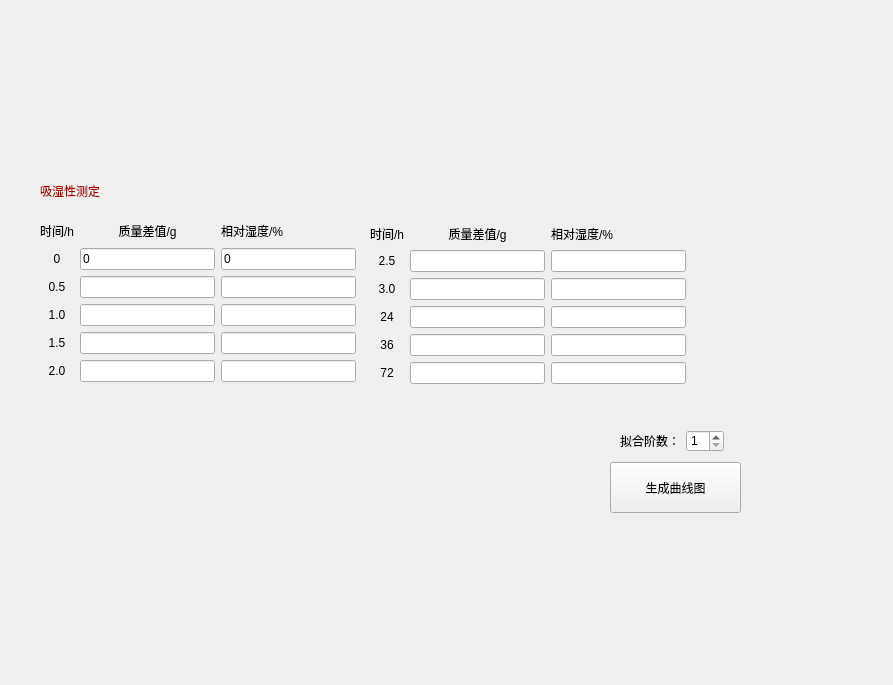
<?xml version="1.0" encoding="UTF-8"?>
<ui version="4.0">
 <class>Form</class>
 <widget class="QWidget" name="Form">
  <property name="geometry">
   <rect>
    <x>0</x>
    <y>0</y>
    <width>893</width>
    <height>685</height>
   </rect>
  </property>
  <property name="windowTitle">
   <string>Form</string>
  </property>
  <widget class="QLabel" name="label">
   <property name="geometry">
    <rect>
     <x>40</x>
     <y>180</y>
     <width>95</width>
     <height>22</height>
    </rect>
   </property>
   <property name="styleSheet">
    <string notr="true">font: 87 14pt &quot;Arial&quot;;
color: rgb(170, 0, 0);</string>
   </property>
   <property name="text">
    <string>吸湿性测定</string>
   </property>
  </widget>
  <widget class="QPushButton" name="pushButton">
   <property name="geometry">
    <rect>
     <x>610</x>
     <y>462</y>
     <width>131</width>
     <height>51</height>
    </rect>
   </property>
   <property name="styleSheet">
    <string notr="true">font: 87 14pt &quot;Arial&quot;;</string>
   </property>
   <property name="text">
    <string>生成曲线图</string>
   </property>
  </widget>
  <widget class="QWidget" name="">
   <property name="geometry">
    <rect>
     <x>40</x>
     <y>220</y>
     <width>316</width>
     <height>162</height>
    </rect>
   </property>
   <layout class="QGridLayout" name="gridLayout">
    <item row="5" column="0">
     <widget class="QLabel" name="label_10">
      <property name="text">
       <string>2.0</string>
      </property>
      <property name="alignment">
       <set>Qt::AlignCenter</set>
      </property>
     </widget>
    </item>
    <item row="3" column="1">
     <widget class="QLineEdit" name="lineEdit_3"/>
    </item>
    <item row="0" column="1">
     <widget class="QLabel" name="label_3">
      <property name="text">
       <string>质量差值/g</string>
      </property>
      <property name="alignment">
       <set>Qt::AlignCenter</set>
      </property>
     </widget>
    </item>
    <item row="2" column="0">
     <widget class="QLabel" name="label_7">
      <property name="text">
       <string>0.5</string>
      </property>
      <property name="alignment">
       <set>Qt::AlignCenter</set>
      </property>
     </widget>
    </item>
    <item row="1" column="0">
     <widget class="QLabel" name="label_6">
      <property name="text">
       <string>0</string>
      </property>
      <property name="alignment">
       <set>Qt::AlignCenter</set>
      </property>
     </widget>
    </item>
    <item row="1" column="1">
     <widget class="QLineEdit" name="lineEdit">
      <property name="text">
       <string>0</string>
      </property>
     </widget>
    </item>
    <item row="4" column="0">
     <widget class="QLabel" name="label_9">
      <property name="text">
       <string>1.5</string>
      </property>
      <property name="alignment">
       <set>Qt::AlignCenter</set>
      </property>
     </widget>
    </item>
    <item row="5" column="2">
     <widget class="QLineEdit" name="lineEdit_15"/>
    </item>
    <item row="3" column="2">
     <widget class="QLineEdit" name="lineEdit_13"/>
    </item>
    <item row="2" column="1">
     <widget class="QLineEdit" name="lineEdit_2"/>
    </item>
    <item row="2" column="2">
     <widget class="QLineEdit" name="lineEdit_12"/>
    </item>
    <item row="3" column="0">
     <widget class="QLabel" name="label_8">
      <property name="text">
       <string>1.0</string>
      </property>
      <property name="alignment">
       <set>Qt::AlignCenter</set>
      </property>
     </widget>
    </item>
    <item row="4" column="1">
     <widget class="QLineEdit" name="lineEdit_4"/>
    </item>
    <item row="5" column="1">
     <widget class="QLineEdit" name="lineEdit_5"/>
    </item>
    <item row="4" column="2">
     <widget class="QLineEdit" name="lineEdit_14"/>
    </item>
    <item row="1" column="2">
     <widget class="QLineEdit" name="lineEdit_11">
      <property name="text">
       <string>0</string>
      </property>
     </widget>
    </item>
    <item row="0" column="2">
     <widget class="QLabel" name="label_16">
      <property name="text">
       <string>相对湿度/%</string>
      </property>
     </widget>
    </item>
    <item row="0" column="0">
     <widget class="QLabel" name="label_2">
      <property name="text">
       <string>时间/h</string>
      </property>
     </widget>
    </item>
   </layout>
  </widget>
  <widget class="QWidget" name="">
   <property name="geometry">
    <rect>
     <x>370</x>
     <y>223</y>
     <width>316</width>
     <height>161</height>
    </rect>
   </property>
   <layout class="QGridLayout" name="gridLayout_2">
    <item row="3" column="1">
     <widget class="QLineEdit" name="lineEdit_8"/>
    </item>
    <item row="3" column="2">
     <widget class="QLineEdit" name="lineEdit_18"/>
    </item>
    <item row="0" column="2">
     <widget class="QLabel" name="label_17">
      <property name="text">
       <string>相对湿度/%</string>
      </property>
     </widget>
    </item>
    <item row="1" column="1">
     <widget class="QLineEdit" name="lineEdit_6"/>
    </item>
    <item row="4" column="0">
     <widget class="QLabel" name="label_14">
      <property name="text">
       <string>36</string>
      </property>
      <property name="alignment">
       <set>Qt::AlignCenter</set>
      </property>
     </widget>
    </item>
    <item row="4" column="1">
     <widget class="QLineEdit" name="lineEdit_9"/>
    </item>
    <item row="0" column="1">
     <widget class="QLabel" name="label_5">
      <property name="text">
       <string>质量差值/g</string>
      </property>
      <property name="alignment">
       <set>Qt::AlignCenter</set>
      </property>
     </widget>
    </item>
    <item row="5" column="2">
     <widget class="QLineEdit" name="lineEdit_20"/>
    </item>
    <item row="5" column="1">
     <widget class="QLineEdit" name="lineEdit_10"/>
    </item>
    <item row="2" column="1">
     <widget class="QLineEdit" name="lineEdit_7"/>
    </item>
    <item row="2" column="2">
     <widget class="QLineEdit" name="lineEdit_17"/>
    </item>
    <item row="1" column="2">
     <widget class="QLineEdit" name="lineEdit_16"/>
    </item>
    <item row="5" column="0">
     <widget class="QLabel" name="label_15">
      <property name="text">
       <string>72</string>
      </property>
      <property name="alignment">
       <set>Qt::AlignCenter</set>
      </property>
     </widget>
    </item>
    <item row="2" column="0">
     <widget class="QLabel" name="label_12">
      <property name="text">
       <string>3.0</string>
      </property>
      <property name="alignment">
       <set>Qt::AlignCenter</set>
      </property>
     </widget>
    </item>
    <item row="4" column="2">
     <widget class="QLineEdit" name="lineEdit_19"/>
    </item>
    <item row="3" column="0">
     <widget class="QLabel" name="label_13">
      <property name="text">
       <string>24</string>
      </property>
      <property name="alignment">
       <set>Qt::AlignCenter</set>
      </property>
     </widget>
    </item>
    <item row="0" column="0">
     <widget class="QLabel" name="label_4">
      <property name="text">
       <string>时间/h</string>
      </property>
     </widget>
    </item>
    <item row="1" column="0">
     <widget class="QLabel" name="label_11">
      <property name="text">
       <string>2.5</string>
      </property>
      <property name="alignment">
       <set>Qt::AlignCenter</set>
      </property>
     </widget>
    </item>
   </layout>
  </widget>
  <widget class="QWidget" name="">
   <property name="geometry">
    <rect>
     <x>620</x>
     <y>430</y>
     <width>104</width>
     <height>22</height>
    </rect>
   </property>
   <layout class="QHBoxLayout" name="horizontalLayout">
    <item>
     <widget class="QLabel" name="label_18">
      <property name="text">
       <string>拟合阶数：</string>
      </property>
     </widget>
    </item>
    <item>
     <widget class="QSpinBox" name="spinBox">
      <property name="minimum">
       <number>1</number>
      </property>
      <property name="maximum">
       <number>8</number>
      </property>
     </widget>
    </item>
   </layout>
  </widget>
 </widget>
 <tabstops>
  <tabstop>lineEdit</tabstop>
  <tabstop>lineEdit_11</tabstop>
  <tabstop>lineEdit_2</tabstop>
  <tabstop>lineEdit_12</tabstop>
  <tabstop>lineEdit_3</tabstop>
  <tabstop>lineEdit_13</tabstop>
  <tabstop>lineEdit_4</tabstop>
  <tabstop>lineEdit_14</tabstop>
  <tabstop>lineEdit_5</tabstop>
  <tabstop>lineEdit_15</tabstop>
  <tabstop>lineEdit_6</tabstop>
  <tabstop>lineEdit_16</tabstop>
  <tabstop>lineEdit_7</tabstop>
  <tabstop>lineEdit_17</tabstop>
  <tabstop>lineEdit_8</tabstop>
  <tabstop>lineEdit_18</tabstop>
  <tabstop>lineEdit_9</tabstop>
  <tabstop>lineEdit_19</tabstop>
  <tabstop>lineEdit_10</tabstop>
  <tabstop>lineEdit_20</tabstop>
  <tabstop>pushButton</tabstop>
 </tabstops>
 <resources/>
 <connections>
  <connection>
   <sender>pushButton</sender>
   <signal>clicked()</signal>
   <receiver>Form</receiver>
   <slot>processingData()</slot>
   <hints>
    <hint type="sourcelabel">
     <x>693</x>
     <y>483</y>
    </hint>
    <hint type="destinationlabel">
     <x>994</x>
     <y>486</y>
    </hint>
   </hints>
  </connection>
 </connections>
 <slots>
  <slot>processingData()</slot>
 </slots>
</ui>
